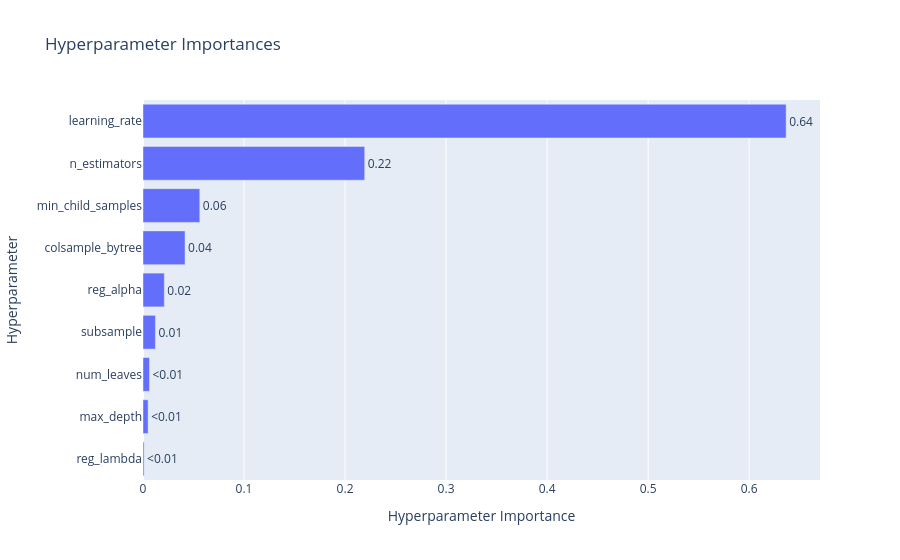

This figure's notebook cell:
### Code cell
import matplotlib.pyplot as plt

# Plot optimization history
def plot_optimization_history(study):
    plt.figure(figsize=(10, 6))
    
    # Plot optimization history
    plt.plot(study.trials_dataframe()['number'], 
             study.trials_dataframe()['value'], 
             'b-', alpha=0.3)
    
    # Plot running minimum
    plt.plot(study.trials_dataframe()['number'], 
             study.trials_dataframe()['value'].cummin(), 
             'r-', label='Best score')
    
    plt.xlabel('Number of trials')
    plt.ylabel('Objective value')
    plt.title('Optimization History')
    plt.legend()
    plt.grid(True)
    plt.show()

# Plot parameter importances
optuna.visualization.plot_param_importances(study)

### Figure 1 — Plotly figure (JSON) as saved in the notebook; plotly's stock layout.template omitted (floating-point values rounded to 4 significant figures)
{"data": [{"cliponaxis": false, "hovertemplate": ["reg_lambda (FloatDistribution): 0.0010950607645459553<extra></extra>", "max_depth (IntDistribution): 0.005069729464512753<extra></extra>", "num_leaves (IntDistribution): 0.006437931844826909<extra></extra>", "subsample (FloatDistribution): 0.012335130896953775<extra></extra>", "reg_alpha (FloatDistribution): 0.02112706396913887<extra></extra>", "colsample_bytree (FloatDistribution): 0.041627384985902516<extra></extra>", "min_child_samples (IntDistribution): 0.05621646791201185<extra></extra>", "n_estimators (IntDistribution): 0.2194440951685208<extra></extra>", "learning_rate (FloatDistribution): 0.6366471349935864<extra></extra>"], "name": "Objective Value", "orientation": "h", "text": ["<0.01", "<0.01", "<0.01", "0.01", "0.02", "0.04", "0.06", "0.22", "0.64"], "textposition": "outside", "x": [0.001095, 0.00507, 0.006438, 0.01234, 0.02113, 0.04163, 0.05622, 0.2194, 0.6366], "y": ["reg_lambda", "max_depth", "num_leaves", "subsample", "reg_alpha", "colsample_bytree", "min_child_samples", "n_estimators", "learning_rate"], "type": "bar"}], "layout": {"title": {"text": "Hyperparameter Importances"}, "xaxis": {"title": {"text": "Hyperparameter Importance"}}, "yaxis": {"title": {"text": "Hyperparameter"}}}}
